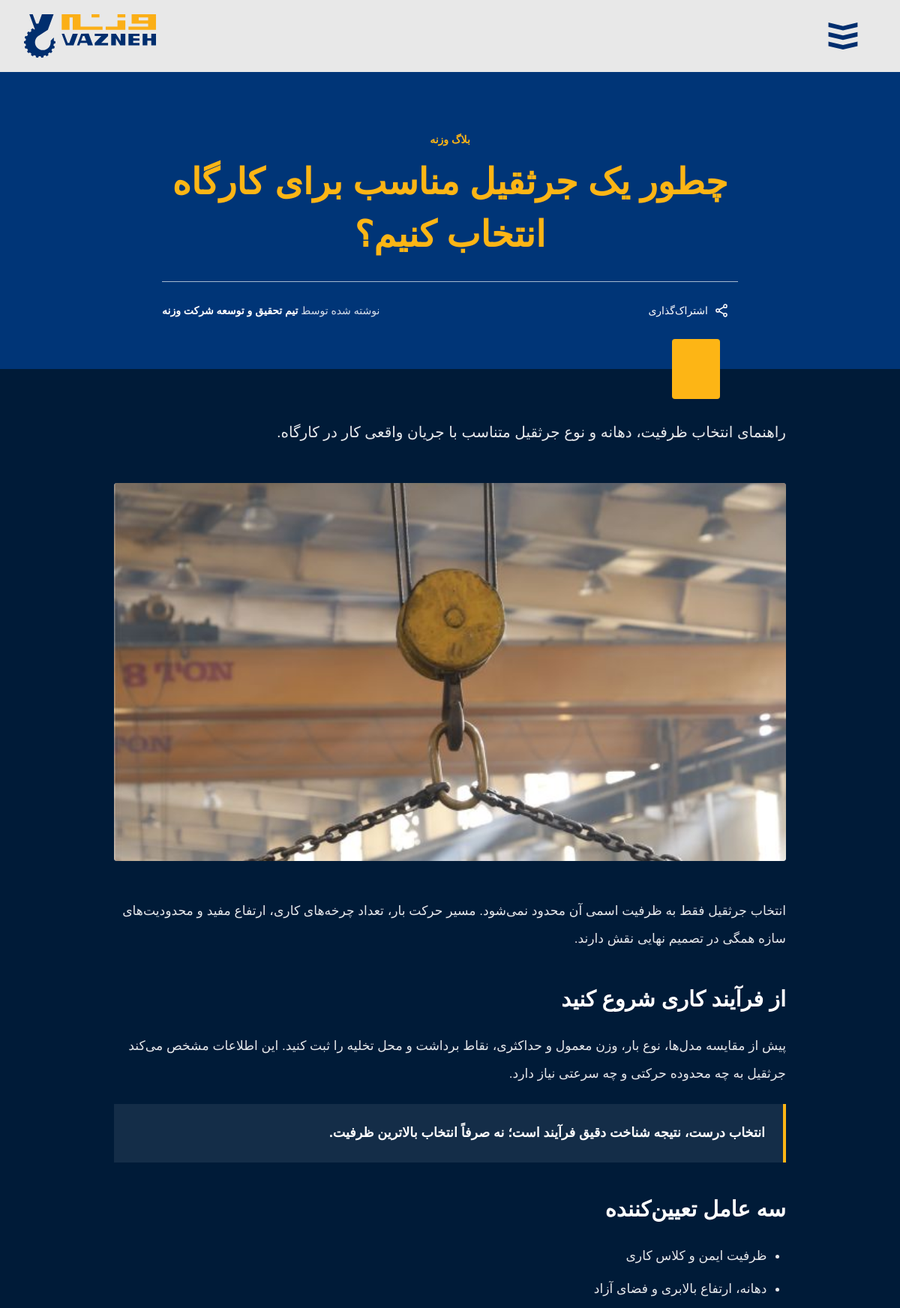
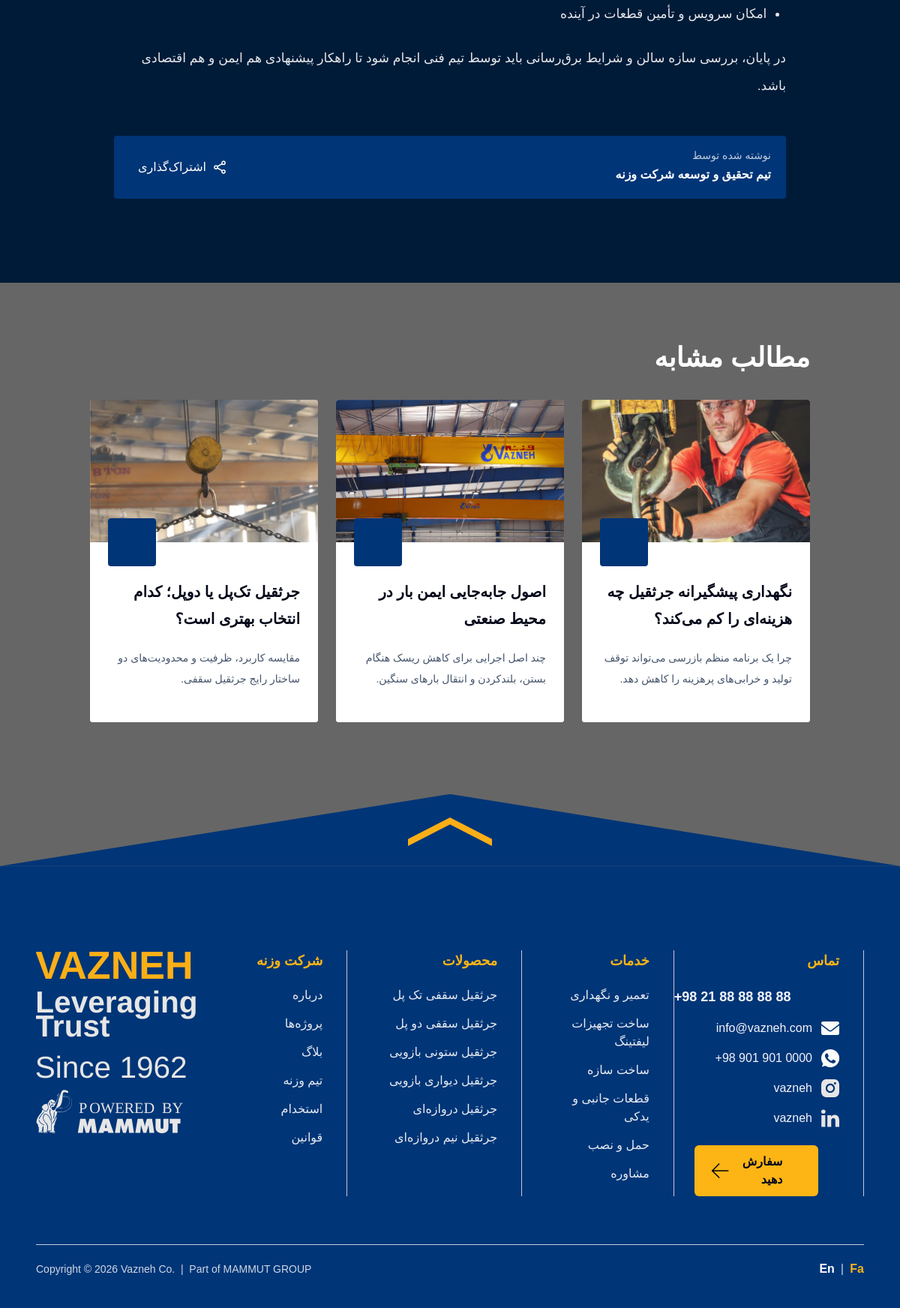
The page /blog/choosing-workshop-crane/ on the database its author committed (2 pictures, top to bottom).
### main/models.py (models this page shows, shortened)
class LocalizedFieldsMixin:
    def localized(self, field_name):
        if get_language() == "en":
            english_value = getattr(self, f"{field_name}_en", None)
            if english_value:
                return english_value
        return getattr(self, field_name)

class BlogPost(LocalizedFieldsMixin, models.Model):
    title = models.CharField(max_length=220, db_index=True)
    title_en = models.CharField(max_length=220, blank=True, db_index=True)
    slug = models.SlugField(max_length=240, unique=True, blank=True)
    excerpt = models.TextField(max_length=500)
    excerpt_en = models.TextField(max_length=500, blank=True)
    body = CKEditor5Field(config_name="blog")
    body_en = CKEditor5Field(config_name="blog", blank=True)
    cover_image = models.ImageField(upload_to="blog/covers/", blank=True)
    author_name = models.CharField(
        max_length=160,
        default="تیم تحقیق و توسعه شرکت وزنه",
    )
    author_name_en = models.CharField(max_length=160, blank=True)
    published_at = models.DateTimeField(blank=True, null=True, db_index=True)
    is_published = models.BooleanField(default=False, db_index=True)
    is_featured = models.BooleanField(default=False, db_index=True)
    related_posts = models.ManyToManyField(
        "self",
        symmetrical=False,
        related_name="related_to_posts",
        blank=True,
        help_text="حداکثر سه مطلب مرتبط را انتخاب کنید.",
    )
    created_at = models.DateTimeField(auto_now_add=True, db_index=True)
    updated_at = models.DateTimeField(auto_now=True)
    class Meta:
        ordering = ["-published_at", "-created_at"]
        indexes = [
            models.Index(fields=["is_published", "-published_at"]),
            models.Index(fields=["is_featured", "-published_at"]),
        ]
    def get_absolute_url(self):
        return reverse("main:blog-detail", kwargs={"slug": self.slug})
    @property
    def display_title(self):
        return self.localized("title")
    @property
    def display_excerpt(self):
        return self.localized("excerpt")
    @property
    def display_body(self):
        return self.localized("body")
    @property
    def display_author_name(self):
        return self.localized("author_name")
    @property
    def fallback_image_name(self):
        fallback_images = (
            "home-service3.jpg",
            "home-service2.jpg",
            "project-image.png",
        )
        position = max((self.pk or 1) - 1, 0)
        return fallback_images[position % len(fallback_images)]

### main/views.py (the view, shortened to what this page needs)
class BlogPostDetailView(DetailView):
    model = BlogPost
    template_name = "main/blog_detail.html"
    context_object_name = "post"
    def get_queryset(self):
        published_related_posts = BlogPost.objects.filter(
            is_published=True,
            published_at__isnull=False,
            published_at__lte=timezone.now(),
        ).order_by("-published_at")
        return BlogPost.objects.filter(
            is_published=True,
            published_at__isnull=False,
            published_at__lte=timezone.now(),
        ).prefetch_related(
            Prefetch(
                "related_posts",
                queryset=published_related_posts,
                to_attr="published_related_posts",
            )
        )
    def get_context_data(self, **kwargs):
        context = super().get_context_data(**kwargs)
        published_posts = BlogPost.objects.filter(
            is_published=True,
            published_at__isnull=False,
            published_at__lte=timezone.now(),
        )
        related_posts = list(self.object.published_related_posts[:3])
        context["related_posts"] = related_posts
        return context

### main/templatetags/blog_extras.py (called while the page is built, shortened)
@register.filter(name="safe_blog_html")
def safe_blog_html(value):
    cleaned_html = bleach.clean(
        value or "",
        tags=ALLOWED_TAGS,
        attributes=ALLOWED_ATTRIBUTES,
        protocols={"http", "https", "mailto", "tel"},
        strip=True,
    )
    cleaned_html = bleach.linkify(cleaned_html)
    return mark_safe(cleaned_html)

def _to_jalali(value):
    if not value:
        return None
    if timezone.is_aware(value):
        value = timezone.localtime(value, TEHRAN_TIME_ZONE)
    return jdatetime.datetime.fromgregorian(datetime=value)

@register.filter(name="jalali_date_parts")
def jalali_date_parts(value):
    jalali_value = _to_jalali(value)
    if not jalali_value:
        return {"day": "", "month": "", "year": ""}
    return {
        "day": _persian_number(jalali_value.day),
        "month": PERSIAN_MONTH_NAMES[jalali_value.month],
        "year": _persian_number(jalali_value.year),
    }

@register.filter(name="jalali_date")
def jalali_date(value):
    jalali_value = _to_jalali(value)
    if not jalali_value:
        return ""
    return _persian_number(
        f"{jalali_value.year:04d}/{jalali_value.month:02d}/{jalali_value.day:02d}"
    )

@register.filter(name="localized_date_parts")
def localized_date_parts(value):
    if get_language() != "en":
        return jalali_date_parts(value)

@register.filter(name="localized_date")
def localized_date(value):
    if get_language() != "en":
        return jalali_date(value)
    if not value:
        return ""
    if timezone.is_aware(value):
        value = timezone.localtime(value, TEHRAN_TIME_ZONE)
    return value.strftime("%Y/%m/%d")

### main/templates/main/blog_detail.html (shortened to what this page needs)
{% extends "base.html" %}
{% load static blog_extras i18n %}
{% block content %}
<article>
  <header class="bg-[#003577] px-4 pb-10 pt-14 text-white sm:px-6 sm:pb-12 sm:pt-16 lg:px-0 lg:pb-14 lg:pt-20">
    <div class="mx-auto w-full max-w-4xl text-center">
      <p class="text-sm font-bold text-[#fdb515]">{% translate "بلاگ وزنه" %}</p>
      <h1 class="mx-auto mt-3 max-w-3xl text-[clamp(2rem,4vw,4rem)] font-bold leading-[1.45] text-[#fdb515]">{{ post.display_title }}</h1>
      <div class="mx-auto mt-7 flex max-w-3xl flex-col-reverse items-center justify-between gap-4 border-t border-white/65 pt-4 text-sm sm:flex-row">
        <button type="button" class="group flex min-h-11 items-center gap-2 rounded-sm px-3 transition hover:bg-white/10 focus-visible:outline-2 focus-visible:outline-offset-2 focus-visible:outline-[#fdb515]" data-share-post data-share-title="{{ post.display_title }}" data-copy-success="{% translate 'لینک کپی شد' %}" data-copy-failed="{% translate 'کپی نشد' %}">
          <svg viewBox="0 0 24 24" class="h-5 w-5" fill="none" stroke="currentColor" stroke-width="1.8" aria-hidden="true"><circle cx="18" cy="5" r="2.5"></circle><circle cx="6" cy="12" r="2.5"></circle><circle cx="18" cy="19" r="2.5"></circle><path d="m8.2 10.8 7.5-4.4M8.2 13.2l7.5 4.4"></path></svg>
          <span data-share-label>{% translate "اشتراک‌گذاری" %}</span>
        </button>
        <p class="text-white/85">{% translate "نوشته شده توسط" %} <span class="font-bold text-white">{{ post.display_author_name }}</span></p>
      </div>
    </div>
  </header>
  <section class="relative bg-[#001b38] px-4 pb-20 pt-14 text-white sm:px-6 sm:pb-24 sm:pt-16 lg:px-0 lg:pb-28" aria-label="{% translate 'متن مقاله' %}">
    <div class="mx-auto w-full max-w-4xl">
      {% with localized_date=post.published_at|localized_date_parts %}
        <time datetime="{{ post.published_at|date:'c' }}" class="absolute start-5 top-0 flex min-h-20 min-w-16 -translate-y-1/2 flex-col items-center justify-center rounded-sm bg-[#fdb515] px-2 py-1 text-center text-xs font-bold leading-5 text-slate-950 sm:start-10 lg:start-[20%]">
        </time>
      {% endwith %}
      <p class="text-lg font-light leading-9 text-white/90 sm:text-xl sm:leading-10">{{ post.display_excerpt }}</p>
      <figure class="my-10 overflow-hidden rounded-sm bg-slate-400 sm:my-12">
        {% if post.cover_image %}
          <img src="{{ post.cover_image.url }}" alt="{{ post.display_title }}" class="aspect-[16/9] h-auto w-full object-cover">
        {% else %}
          <img src="{% static post.fallback_image_name %}" alt="{{ post.display_title }}" class="aspect-[16/9] h-auto w-full object-cover">
        {% endif %}
      </figure>
      <div class="blog-content ck-content">{{ post.display_body|safe_blog_html }}</div>
      <footer class="mt-12 flex flex-col gap-4 rounded-sm bg-[#003577] px-5 py-4 text-white sm:flex-row sm:items-center sm:justify-between">
        <div>
          <p class="text-sm text-white/75">{% translate "نوشته شده توسط" %}</p>
          <p class="mt-1 font-bold">{{ post.display_author_name }}</p>
        </div>
        <button type="button" class="flex min-h-11 items-center gap-2 rounded-sm px-3 transition hover:bg-white/10 focus-visible:outline-2 focus-visible:outline-offset-2 focus-visible:outline-[#fdb515]" data-share-post data-share-title="{{ post.display_title }}" data-copy-success="{% translate 'لینک کپی شد' %}" data-copy-failed="{% translate 'کپی نشد' %}">
          <svg viewBox="0 0 24 24" class="h-5 w-5" fill="none" stroke="currentColor" stroke-width="1.8" aria-hidden="true"><circle cx="18" cy="5" r="2.5"></circle><circle cx="6" cy="12" r="2.5"></circle><circle cx="18" cy="19" r="2.5"></circle><path d="m8.2 10.8 7.5-4.4M8.2 13.2l7.5 4.4"></path></svg>
          <span data-share-label>{% translate "اشتراک‌گذاری" %}</span>
        </button>
      </footer>
    </div>
  </section>
</article>
{% if related_posts %}
<section class="bg-[#666] px-4 pb-40 pt-14 sm:px-6 sm:pt-16 lg:px-0 lg:pb-48 lg:pt-20" aria-labelledby="related-posts-title">
  <div class="mx-auto w-full lg:w-4/5">
    <h2 id="related-posts-title" class="text-3xl font-bold text-white sm:text-4xl">{% translate "مطالب مشابه" %}</h2>
    <div class="mt-9 grid grid-cols-1 gap-5 sm:grid-cols-2 lg:grid-cols-3 lg:gap-6">
      {% for related_post in related_posts %}
        {% include "main/_blog_card.html" with post=related_post %}
      {% endfor %}
    </div>
  </div>
</section>
{% endif %}
{% endblock %}

### main/templates/main/_blog_card.html (shortened to what this page needs)
{% load static blog_extras i18n %}
<article class="group relative overflow-hidden rounded-sm bg-white shadow-[0_1px_0_rgba(15,23,42,.06)] transition duration-300 hover:-translate-y-1 hover:shadow-xl focus-within:-translate-y-1 motion-reduce:transition-none">
  <a href="{{ post.get_absolute_url }}" class="block focus-visible:outline-2 focus-visible:outline-offset-4 focus-visible:outline-[#fdb515]" aria-label="">
    <div class="aspect-[16/10] overflow-hidden bg-[#777]">
      {% if post.cover_image %}
        <img src="{{ post.cover_image.url }}" alt="{{ post.display_title }}" class="h-full w-full object-cover transition duration-500 group-hover:scale-[1.035] motion-reduce:transition-none" loading="lazy">
      {% else %}
        <img src="{% static post.fallback_image_name %}" alt="{{ post.display_title }}" class="h-full w-full object-cover transition duration-500 group-hover:scale-[1.035] motion-reduce:transition-none" loading="lazy">
      {% endif %}
    </div>
    <div class="relative min-h-56 bg-white px-6 pb-7 pt-12 text-slate-950 transition-colors duration-300 group-hover:bg-[#003577] group-hover:text-white group-focus-within:bg-[#003577] group-focus-within:text-white motion-reduce:transition-none sm:min-h-60">
      {% with localized_date=post.published_at|localized_date_parts %}
        <time datetime="{{ post.published_at|date:'c' }}" class="absolute -top-8 end-6 flex h-16 w-16 flex-col items-center justify-center rounded-sm bg-[#003577] px-1 py-1 text-center text-[10px] font-light leading-[1.25] text-white transition-colors duration-300 group-hover:bg-[#fdb515] group-hover:text-slate-950 group-focus-within:bg-[#fdb515] group-focus-within:text-slate-950 motion-reduce:transition-none">
        </time>
      {% endwith %}
      <h2 class="text-lg font-bold leading-8 sm:text-xl sm:leading-9">{{ post.display_title }}</h2>
      <p class="mt-5 line-clamp-3 text-sm leading-7 text-slate-600 transition-colors duration-300 group-hover:text-white/80 group-focus-within:text-white/80 motion-reduce:transition-none">{{ post.display_excerpt }}</p>
    </div>
  </a>
</article>

### static/css/styles.css (style rules this page uses)
html, body { font-family: "Lahzeh", Tahoma, Arial, sans-serif; }
html { scroll-behavior: smooth; }
.blog-content { color: rgba(255, 255, 255, 0.9); font-size: 1rem; line-height: 2.15; }
.blog-content > * + * { margin-top: 1.35rem; }
.blog-content h2, .blog-content h3, .blog-content h4 { color: #fff; font-weight: 700; line-height: 1.55; margin-top: 2.5rem; }
.blog-content h2 { font-size: clamp(1.55rem, 2.4vw, 2.15rem); }
.blog-content ul, .blog-content ol { padding-inline-start: 1.6rem; }
.blog-content ul { list-style: disc; }
.blog-content li + li { margin-top: 0.45rem; }
.blog-content blockquote { border-inline-start: 4px solid #fdb515; background: rgba(255, 255, 255, 0.08); color: #fff; font-size: 1.1rem; font-weight: 600; padding: 1.25rem 1.5rem; }
@media (min-width: 640px) { .blog-content { font-size: 1.075rem; } }

### rows shown on the page
BlogPost: display_title "چطور یک جرثقیل مناسب برای کارگاه انتخاب کنیم؟", display_author_name "تیم تحقیق و توسعه شرکت وزنه", display_excerpt "راهنمای انتخاب ظرفیت، دهانه و نوع جرثقیل متناسب با جریان واقعی کار در کارگاه.", display_body "انتخاب جرثقیل فقط به ظرفیت اسمی آن محدود نمی‌شود. مسیر حرکت بار، تعداد چرخه‌های کاری، ارتفاع مفید و محدودیت‌های سازه همگی در تصمیم نهایی نقش دارند. از فرآیند کاری شروع کنید پیش از مقایسه مدل‌ها، نوع بار، وزن معمول و حداکثری، نقاط برداشت و محل تخلیه را ثبت کنید. این اطلاعات مشخص می‌کند جرثقیل به چه محدوده حرکتی و چه سرعتی نیاز دارد. انتخاب درست، نتیجه شناخت دقیق فرآیند است؛ نه صرفاً انتخاب بالاترین ظرفیت. سه عامل تعیین‌کننده ظرفیت ایمن و کلاس کاری دهانه، ارتفاع بالابری و فضای آزاد امکان سرویس و تأمین قطعات در آینده در پایان، بررسی سازه سالن و شرایط برق‌رسانی باید توسط تیم فنی انجام شود تا راهکار پیشنهادی هم ایمن و هم اقتصادی باشد."
BlogPost: shows a picture, display_title "نگهداری پیشگیرانه جرثقیل چه هزینه‌ای را کم می‌کند؟", display_excerpt "چرا یک برنامه منظم بازرسی می‌تواند توقف تولید و خرابی‌های پرهزینه را کاهش دهد."
BlogPost: shows a picture, display_title "اصول جابه‌جایی ایمن بار در محیط صنعتی", display_excerpt "چند اصل اجرایی برای کاهش ریسک هنگام بستن، بلندکردن و انتقال بارهای سنگین."
BlogPost: shows a picture, display_title "جرثقیل تک‌پل یا دوپل؛ کدام انتخاب بهتری است؟", display_excerpt "مقایسه کاربرد، ظرفیت و محدودیت‌های دو ساختار رایج جرثقیل سقفی."
